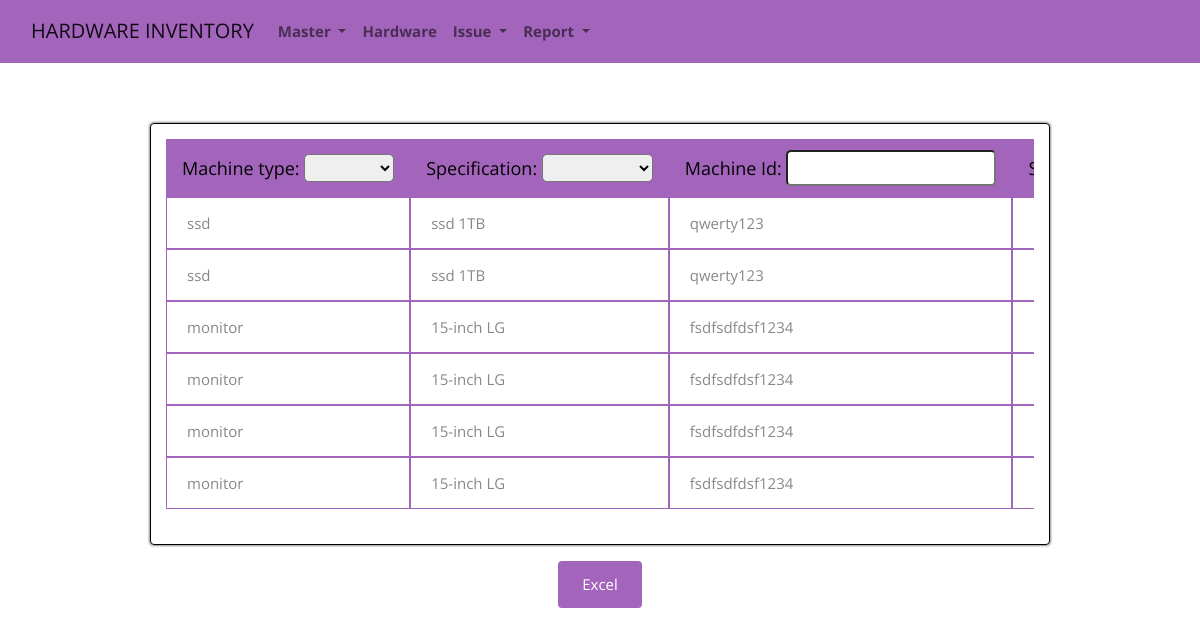
Screenshot of /reports (signed in) with the database file from the repository.
### inventory/models.py (models this page shows)
class Entry(models.Model):
    machine_id = models.CharField(max_length=35)
    sec_emp = models.CharField(max_length=3)
    section_name = models.CharField(max_length=50)
    employee_name = models.CharField(max_length=30)
    employee_id = models.CharField(max_length=35)
    issue_date = models.DateField()
    username = models.CharField(max_length=30)
    wing = models.CharField(max_length=35)
    status = models.BooleanField(default=False)

class Hardware(models.Model):
    machine_type = models.CharField(max_length=10)
    machine_no = models.CharField(max_length=35)
    U_id = models.CharField(max_length=35)
    specification = models.CharField(max_length=80)
    purchase_data = models.DateField()
    cost = models.IntegerField()
    stock_register = models.IntegerField()
    war_amc = models.CharField(max_length=15)
    warenty  = models.IntegerField()

### inventory/views.py (the view)
# urls.py: path('reports',views.section_report,name='reports'),
def section_report(request):
    if request.user.is_authenticated:
        entry = Entry.objects.filter(sec_emp='sec').order_by('-id')
        data = {}
        j = 0
        for i in entry:
            hard = Hardware.objects.get(U_id=i.machine_id)
            data.update({str(j):[hard.machine_type,hard.specification,i]})
            j = j+1
        return render(request,'section_table.html',{'datas':data})
    return redirect('login')

### template/section_table.html (shortened to what this page needs)
{% load static %}
<!doctype html>
<html lang="en" >
  <head>
    <link href="https://cdn.jsdelivr.net/npm/bootstrap@5.2.0/dist/css/bootstrap.min.css" rel="stylesheet">
    <link href="https://cdn.jsdelivr.net/npm/bootstrap@5.2.0/dist/css/bootstrap.min.css" rel="stylesheet">
		<link rel="stylesheet" href="https://stackpath.bootstrapcdn.com/bootstrap/4.3.1/css/bootstrap.min.css">
    <link rel="stylesheet" href="{% static 'datatable.css' %}">
    <link rel="stylesheet" href="{% static 'database.css' %}">
  </head>
  <body >
    <nav  class="navbar navbar-expand-lg" style="background-color: #a365bc;">
      <div class="container-fluid">
        <a class="navbar-brand" href="home">HARDWARE INVENTORY</a>
        <div class="collapse navbar-collapse" id="navbarNavDropdown">
          <ul class="navbar-nav">
            <li class="nav-item dropdown">
              <a class="nav-link dropdown-toggle" href="" role="button" data-bs-toggle="dropdown" aria-expanded="false">
                <b>Master</b>
              </a>
            </li>
            <li class="nav-item">
              <a class="nav-link" href="hardware"><b>Hardware</b></a>
            </li>
            <li class="nav-item dropdown">
              <a class="nav-link dropdown-toggle" href="" role="button" data-bs-toggle="dropdown" aria-expanded="false">
                <b>Issue</b>
              </a>
            </li>
            <li class="nav-item dropdown">
              <a class="nav-link dropdown-toggle" href="" role="button" data-bs-toggle="dropdown" aria-expanded="false">
                <b>Report</b>
              </a>
            </li>
          </ul>
        </div>
      </div>
    </nav>
    <div class="form-example">
        <div class="outer-wrapper">
        <div class="table-wrapper">
        <table id="emp-table">
            <thead>
                <th col-index = 1>Machine type:
                    <select class="table-filter" onchange="filter_rows()">
                        <option value="all"></option>
                    </select>
                </th>
                <th col-index = 2>Specification:
                  <select class="table-filter" onchange="filter_rows()">
                      <option value="all"></option>
                  </select>
                </th>
                <th col-index = 3>Machine Id:
                    <input class="table-filter" onchange="filter_rows()">
                </th>
                <th col-index = 4>Section name:
                </th>
            </thead>
            <tbody>
              {% for key,value in datas.items%}
                <tr>
                    <td>{{value.0}}</td>
                    <td>{{value.1}}</td>
                    <td>{{value.2.machine_id}}</td>
                    <td>{{value.2.section_name}}</td>
                </tr>
              {% endfor %}
            </tbody>
        </table>
    </div>
    </div>
    <button id="downloadexcel" class="btn btn-primary btn-customized">Excel</button>
  </div>
</body>
</html>

### static/datatable.css (style rules this page uses)
body { font-family: 'Open Sans', sans-serif; font-size: 15px; font-weight: 400; color: #888; line-height: 30px; text-align: center; }
a { color: #a365bc; border-bottom: 1px dashed #a365bc; text-decoration: none; transition: all .3s; }
.form-example { padding: 20px 0; width: auto; max-width: auto; }
.form-example button.btn-customized { margin-top: 1rem; padding: .75rem 1.5rem; background: #a365bc; border: 0; font-family: 'Open Sans', sans-serif; font-size: 15px; font-weight: 400; color: #fff; box-shadow: none; }

### static/database.css (style rules this page uses)
.outer-wrapper { margin-top: 40px; margin-left: 150px; margin-right: 150px; border: 1px solid black; border-radius: 4px; box-shadow: 0px 0px 3px rgba(0, 0, 0, 0.9); max-width: fit-content; max-height: fit-content; }
.table-wrapper { overflow-y: scroll; overflow-x: scroll; height: fit-content; max-height: 66.4vh; margin-top: 22px; margin: 15px; padding-bottom: 20px; }
table { min-width: max-content; border-collapse: separate; border-spacing: 0px; }
.table-filter { border-radius: 5px; }
table th { position: sticky; top: 0px; background-color: #a365bc; color: #000000; text-align: center; font-weight: normal; font-size: 18px; outline: 0.7px solid #a365bc; border: 1.5px solid #a365bc; }
table th, table td { padding: 15px; padding-top: 10px; padding-bottom: 10px; }
table td { text-align: left; font-size: 15px; border: 1px solid #a365bc; padding-left: 20px; }

### rows the page displays
Entry: machine_type "ssd", specification "ssd 1TB", machine "qwerty123"
Entry: machine_type "ssd", specification "ssd 1TB", machine "qwerty123"
Entry: machine_type "monitor", specification "15-inch LG", machine "fsdfsdfdsf1234"
Entry: machine_type "monitor", specification "15-inch LG", machine "fsdfsdfdsf1234"
Entry: machine_type "monitor", specification "15-inch LG", machine "fsdfsdfdsf1234"
Entry: machine_type "monitor", specification "15-inch LG", machine "fsdfsdfdsf1234"
